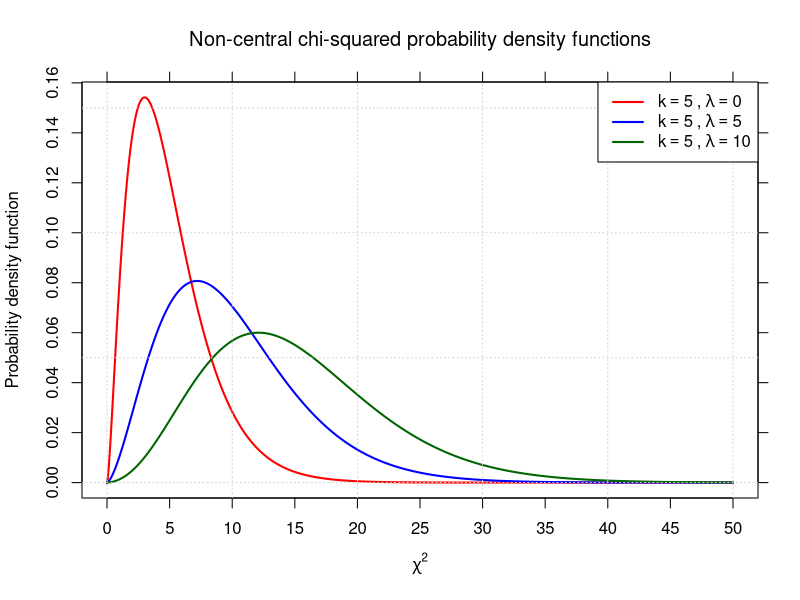

Write the R code that produced this figure.
#!/usr/bin/env Rscript

# ------------------------------------------------------------
# Plot non-central chi-square density curves for selected degrees of freedom
# and save result to PDF.
# ------------------------------------------------------------

# Degrees of freedom
dofs <- c(5, 5, 5)
ncps <- c(0, 5, 10)
cols <- c("red", "blue", "darkgreen")

# x-range — choose a range that covers the relevant density
x <- seq(0, 50, length.out = 2000)

# PDF output
pdf("nchisq_densities.pdf", width = 6, height = 5)

# Plot first curve
plot(
  x,
  dchisq(x, df = dofs[1], ncp = ncps[1]),
  type = "l",
  col = cols[1],
  lwd = 2,
  main = expression(paste("Non-central chi-squared probability density functions")),
  xlab = expression(chi^2),
  ylab = "Probability density function",
  axes = FALSE
)

# Add remaining curves

for (i in 2:length(dofs)) {
  lines(x, dchisq(x, df = dofs[i], ncp=ncps[i]), col = cols[i], lwd = 2)
}

xticks <- pretty(x, n = 12)
yvals <- sapply(dofs, function(df) dchisq(x, df=5))
yticks <- pretty(range(yvals), n = 8)

# Axes on all 4 sides
axis(1, at=xticks)
axis(2, at=yticks)
axis(3, at=xticks, labels=FALSE)
axis(4, at=yticks, labels=FALSE)

# Add box outline
box()

# Add grid
grid()

# Legend — build expression vector
legexpr <- vector("list", length(dofs))
for(i in seq_along(dofs)) {
  legexpr[[i]] <- substitute(
    k == M ~ "," ~ lambda == L,
    list(M = dofs[i], L = ncps[i])
  )
}


#  legend = paste(dofs, "dof", "ncp=", ncps),

# Add legend
legend(
  "topright",
  legend = legexpr,
  col = cols,
  lwd = 2
)

# Close PDF
dev.off()

